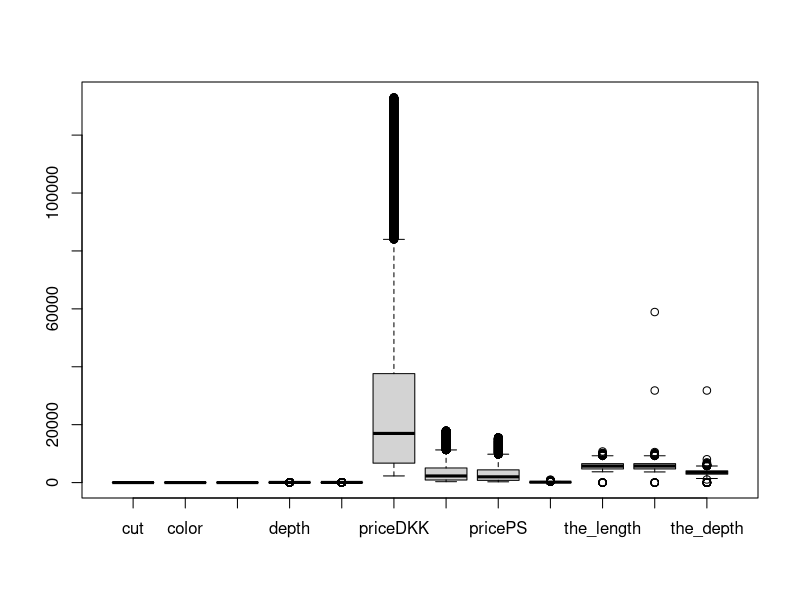
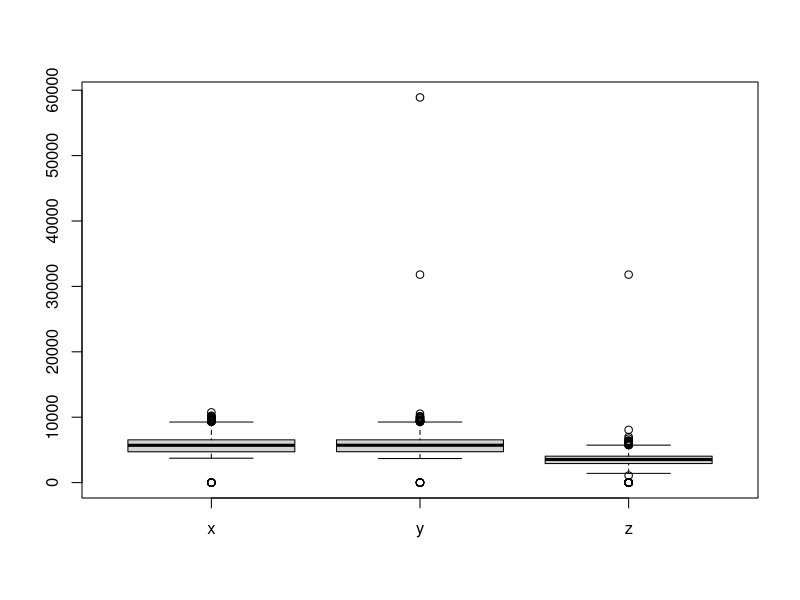
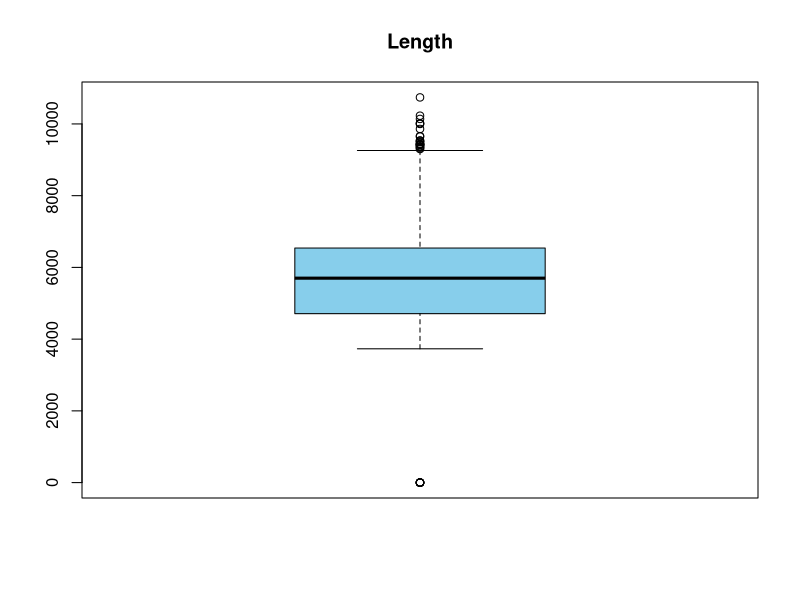
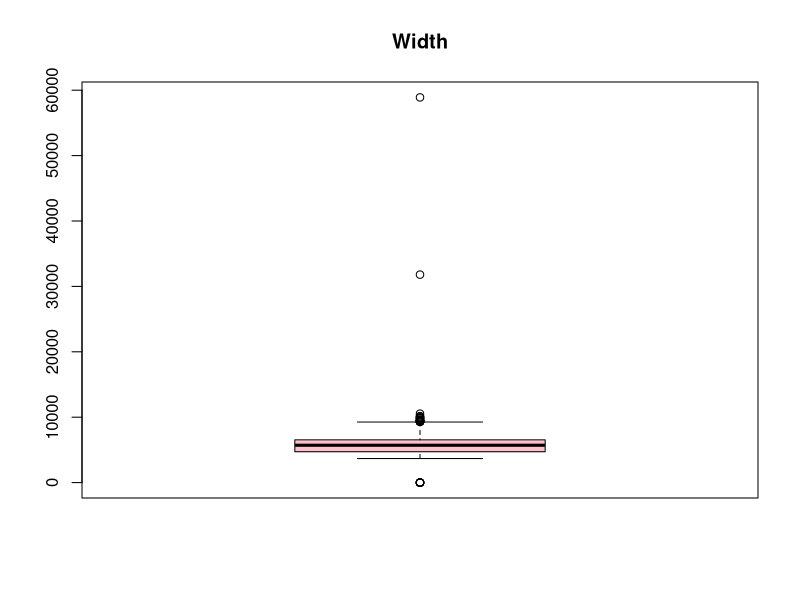
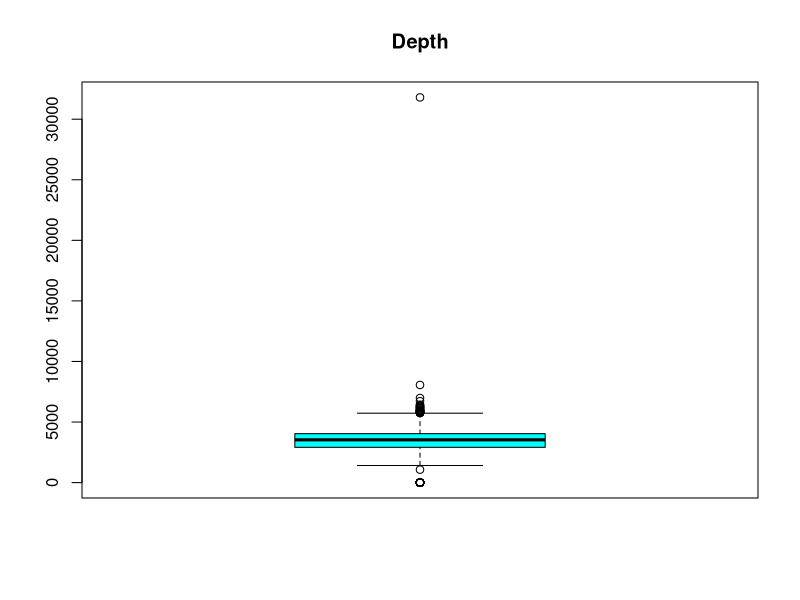
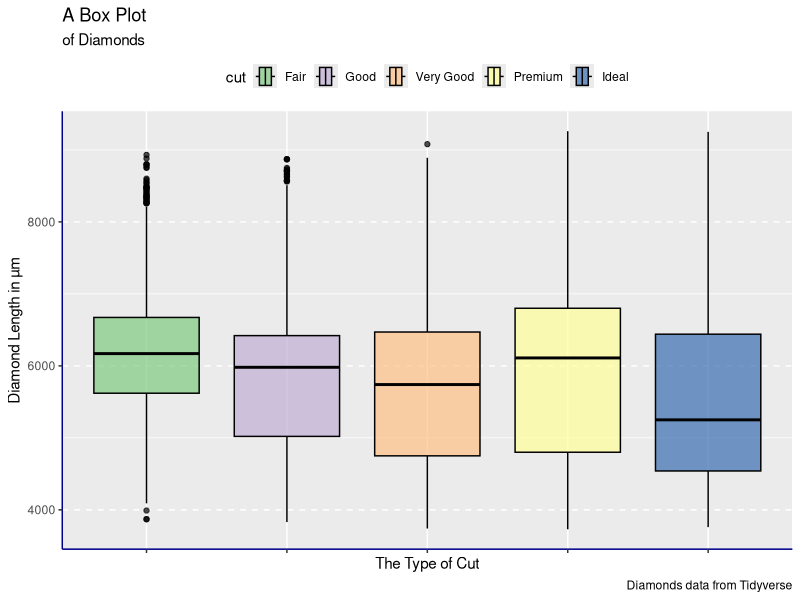
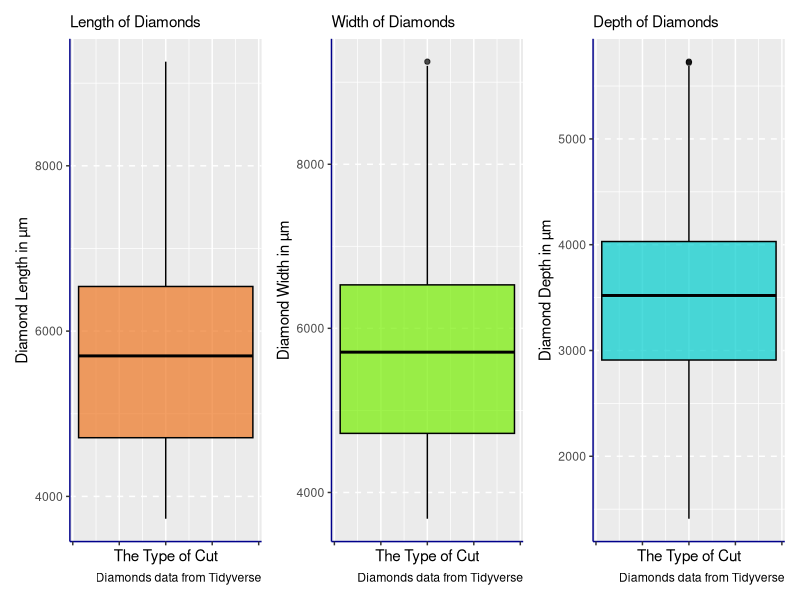
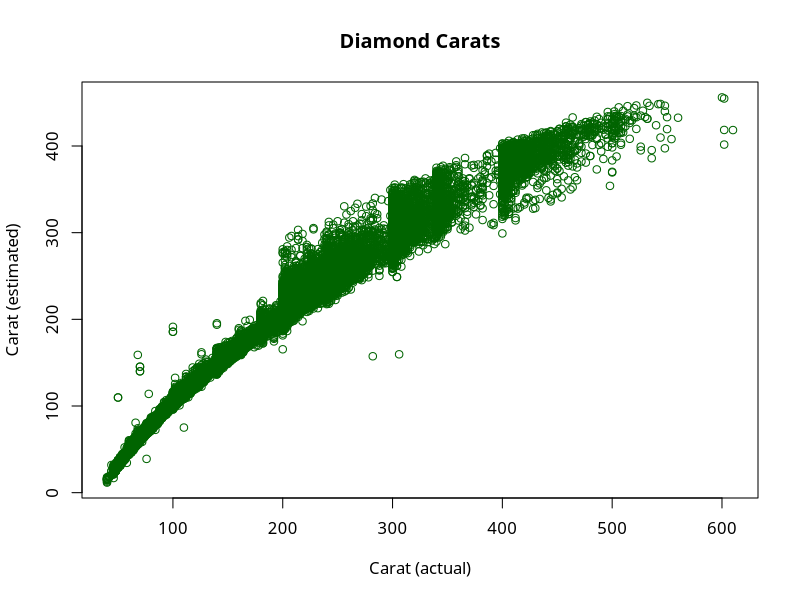

Write R code to recreate these figures, in order. (Note: this script raises an error after producing the figures.)
rm(list=ls())
dev.off()

#---------------------
# Access the Libraries
#---------------------
library(tidyverse)
library(magrittr)
library(forcats)
library(ggplot2)
library(glmnet)
library(caret)
library(rpart)

# setwd("C:/Users/Alessandro/Desktop/PIETRO/Università/3_Machine Learning and Data Mining/Exercises/02450Toolbox_R")

#---------------------
# Load the Data 
#---------------------
data(diamonds)
#?diamonds
  
str(diamonds)


#---------------------
# See the Data 
#---------------------
diamonds


#---------------------
# Functions
#---------------------
determine_outliers <- function(group) {
  
  # ----- See 5 quantiles. 
  q <- quantile(group, type = 2)
  cat("QUARTILES:\nThe five quartiles at\n 0%   25 %   50 %   75 %   100 % are:\n",
      q[1]," ", q[2]," ", q[3]," ",q[4]," ", q[5]," ","\n\n")
  
  # ----- See Percentiles. 
  d <- quantile(group, c(0.25, 0.75) , type = 2)
  cat("PERCENTILES:\n25%,  75%\n", d[1]," ", d[2], " ","\n\n")
  
  # ----- Calculate Interquartile Range. 
  that_iqr <- IQR(group, type = 2)
  cat("The interquartile range is :", that_iqr, "\n\n")
  
  
  Q <- quantile(group, probs=c(.25, .75), na.rm = FALSE)
  iqr <- IQR(group)
  
  # ----- Calculate Upper and Lower Limits
  # Anything beyond the upper and lower limit are outliers. 
  upper_limit <- Q[2] + 1.5*iqr 
  lower_limit <- Q[1] - 1.5*iqr 
  cat("The upper limit is: ",upper_limit, "\n")
  cat("The lower limit is: ",lower_limit, "\n")
}


#---------------------
# Transform the Data
#---------------------
# - price Conversion from USD($) to DKK, Euro & Pound Sterling(£)

diamonds_price <- diamonds %>%  
  mutate(priceDKK = price * 7.066874,
         priceEuro = price * 0.949312,
         pricePS = price * 0.824538)

#- Remove the USD($) variable. 
diamonds_price <- diamonds_price %>% 
  select(-price)

diamonds_price

# - carat conversion to milligrams in weight
diam_conv_weight <- diamonds_price %>% 
  mutate(carat_mg = carat * 200) 

# - Remove the carat variable. 
diam_milligram <- diam_conv_weight %>% 
  select(-carat)

diam_milligram

# - X,Y,Z conversion from millimeters (mm) to micrometers(µm)
diamonds_conv <- diam_milligram %>% 
  mutate(the_length = x * 1000,
         the_width = y * 1000,
         the_depth = z * 1000) 

# - Remove the x,y and z variables. 
new_diamonds_data <- diamonds_conv %>% 
  select(- c(x,y,z))

new_diamonds_data

#---------------------
# Detect Outliers
#---------------------

# Quantile Finds the 25th and 75th Percentile of the data. 
# IQR Finds the interquartile range.
# Find the cut off ranges, beyond which all points are outliers. 
# Remove points beyond the ranges from the dataset. 

boxplot(new_diamonds_data)$out

boxplot(data.frame(x= new_diamonds_data$the_length,
                   y= new_diamonds_data$the_width,
                   z= new_diamonds_data$the_depth))
#---------------------
boxplot(c(x = new_diamonds_data$the_length), 
        col= "skyblue",
        family = "Avenir",
        main = "Length")


determine_outliers(new_diamonds_data$the_length)
# quantile(new_diamonds_data$the_length, probs=c(.25, .75), na.rm = FALSE)
# IQR(new_diamonds_data$the_length)
#---------------------

boxplot(c(x = new_diamonds_data$the_width), 
        col= "pink",
        main = "Width",  
        family = "Avenir")


determine_outliers(new_diamonds_data$the_width)
# quantile(new_diamonds_data$the_width, probs=c(.25, .75), na.rm = FALSE)
# IQR(new_diamonds_data$the_width)

#---------------------
boxplot(c(x = new_diamonds_data$the_depth), 
        col= "cyan",
        main = "Depth"
)


determine_outliers(new_diamonds_data$the_depth)
# quantile(new_diamonds_data$the_depth, probs=c(.25, .75), na.rm = FALSE)
# IQR(new_diamonds_data$the_depth)

#---------------------
# View Outliers
#---------------------
# Length : 
# The upper limit is:  9285 
# The lower limit is:  1965 

# Width:
# The upper limit is:  9270 
# The lower limit is:  1990 

# Depth : 
# The upper limit is:  5735 
# The lower limit is:  1215
new_diamonds_data

new_diamonds_data %>% filter (the_length > 9285)
new_diamonds_data %>% filter (the_length < 1965)

new_diamonds_data %>% filter (the_width > 9270)
new_diamonds_data %>% filter (the_width < 1990)

new_diamonds_data %>% filter (the_depth > 5735)
new_diamonds_data %>% filter (the_depth < 1215)

#---------------------
# Remove Outliers
#---------------------
# Extract the part of the dataset between the upper and lower ranges leaving out the outliers.

clean_diamonds_data <- new_diamonds_data %>% 
  filter(the_length < 9285) %>%  # 53,916
  filter(the_length > 1965) %>%  # 53,908
  filter(the_width < 9270) %>%   # 53,896
  filter(the_width > 1990) %>%  
  filter(the_depth < 5735) %>%   # 53,892
  filter(the_depth > 1215)       # 53,879




clean_diamonds_data

clean_diamonds_data <- clean_diamonds_data %>% 
  mutate(cut = forcats::as_factor(cut),
         color = forcats::as_factor(color),
         clarity = forcats::as_factor(clarity))

#---------------------
# The Data Set  -->>>>
#---------------------

clean_diamonds_data

#---------------------
# The Data Set <<<---
#---------------------



#---------------------
# Data Visualisation
#---------------------
clean_diamonds_data  %>% 
  ggplot(mapping = aes(x = the_length, y = cut, fill = cut))+
  coord_flip() + 
  geom_boxplot(colour = "black", alpha = 0.7)+
  scale_fill_brewer(palette="Accent")+
  #facet_wrap(~ cut)+
  theme(
    legend.position = "top",
    axis.line = element_line(colour = "darkblue"),
    panel.grid.major.y = element_line(linetype = "dashed"),
    axis.text.x = element_blank())+
  labs(
    title = "A Box Plot",
    subtitle = "of Diamonds",
    x = "Diamond Length in µm",
    y = "The Type of Cut",
    caption = "Diamonds data from Tidyverse"
  )

library(patchwork)

a <- clean_diamonds_data  %>% 
  ggplot(mapping = aes(x = the_length))+
  coord_flip() + 
  geom_boxplot(colour = "black", fill = "chocolate2", alpha = 0.7)+
  scale_fill_brewer(palette="Accent")+
  theme(
    legend.position = "top",
    axis.line = element_line(colour = "darkblue"),
    panel.grid.major.y = element_line(linetype = "dashed"),
    axis.text.x = element_blank())+
  labs(
    #title = "A Box Plot",
    subtitle = "Length of Diamonds",
    x = "Diamond Length in µm",
    y = "The Type of Cut",
    caption = "Diamonds data from Tidyverse"
  )


b <- clean_diamonds_data  %>% 
  ggplot(mapping = aes(x = the_width))+
  coord_flip() + 
  geom_boxplot(colour = "black", fill = "chartreuse2", alpha = 0.7)+
  scale_fill_brewer(palette="Accent")+
  theme(
    legend.position = "top",
    axis.line = element_line(colour = "darkblue"),
    panel.grid.major.y = element_line(linetype = "dashed"),
    axis.text.x = element_blank())+
  labs(
    # title = "A Box Plot",
    subtitle = "Width of Diamonds",
    x = "Diamond Width in µm",
    y = "The Type of Cut",
    caption = "Diamonds data from Tidyverse"
  )

c <- clean_diamonds_data  %>% 
  ggplot(mapping = aes(x = the_depth))+
  coord_flip() + 
  geom_boxplot(colour = "black", fill = "cyan3",alpha = 0.7)+
  scale_fill_brewer(palette="Accent")+
  theme(
    legend.position = "top",
    axis.line = element_line(colour = "darkblue"),
    panel.grid.major.y = element_line(linetype = "dashed"),
    axis.text.x = element_blank())+
  labs(
    #title = "A Box Plot",
    subtitle = "Depth of Diamonds",
    x = "Diamond Depth in µm",
    y = "The Type of Cut",
    caption = "Diamonds data from Tidyverse"
  )

# ------ Show Collective plots 
a | b | c

################################
# ---- Linear Regression  -----
################################


################################
# -------  Question 1 ---------
################################

# Multiple Linear Regression
# Aim: predict the carat based on other attributes. 
clean_diamonds_data

# Get the carat column. 
y <- clean_diamonds_data$carat_mg
y

# Get the other columns that are not categorical. 
Xr <- clean_diamonds_data %>% 
  select(-c(cut,color,clarity,carat_mg))

head(Xr)

# --- Formula
(forMula <- as.formula(paste("y ~ ", paste(colnames(Xr), collapse = "+"))))

# ----- linear model
linear_model <- lm(forMula, data = Xr)    
linear_model

summary(linear_model)

# ------- predicted vs actual values of carat
y_est <- linear_model$fitted.values

plot(y, y_est,
     col = "darkgreen",
     xlab = "Carat (actual)", ylab = "Carat (estimated)",
     main = "Diamond Carats", pch = 21, 
     family = "Avenir"
)

# Make a histogram of the residual error
hist(y - y_est, breaks = 41,
     main = "The Residual Error", 
     col = "darkgreen", 
     family = "Avenir")

#---------------------
# Prediction
#---------------------

# New data
y ~ depth + table + priceEuro + pricePS + the_length + the_width + 
  the_depth

new_diamond <- data.frame(depth = 61.5,
                          table = 55,
                          priceEuro = 309, 
                          pricePS = 269, 
                          the_length = 3950, 
                          the_width = 3980, 
                          the_depth = 2430)

pred <- predict(linear_model, newdata = new_diamond, se = TRUE) 
cat("The weight of the diamond is predicted to be (mg): ")
pred$fit

#---------------------
# Standardisation
#---------------------

X <- scale(Xr, center = TRUE, scale = TRUE) # create a mean of 0 and sd of 1. 
X




################################
# -------  Question 2 ---------
################################




################################
# -------  Question 3 ---------
################################


################################
# -------  Question 4 ---------
################################



################################
# -------  Question 5 ---------
################################



################################################################################
# -----  Classification  -------------------------------------------------------
################################################################################

rm(diam_conv_weight,diam_milligram,diamonds_conv,diamonds_price,new_diamonds_data)

summary(clean_diamonds_data$cut) # This has all outliers removed.
head(clean_diamonds_data)
# (30.10.2023)

summary(clean_diamonds_data$cut == 'Ideal')
(percentage_of_Ideal <- sum(clean_diamonds_data$cut == 'Ideal')/length(diamonds$cut))

y <- as.numeric(clean_diamonds_data$cut == 'Ideal')
X <- as.data.frame(clean_diamonds_data[,c(4:6,9:12)])

# CHOOSE AN OPTION AMONG 1, 2 AND 3: ###########

# 1) Linear model
attributeNames <- colnames(X)

# Classification tree
classNames <- c("Non-Ideal","Ideal")
classassignments <- classNames[y + 1]
(fmla <- as.formula(paste("y ~ ", paste(attributeNames, collapse = "+"))))


# # 2) Quadratic model, DO NOT use it, it does not converge to a solution
# X <- transform(X,
#                carat2 = carat^2,
#                depth2 = depth^2,
#                table2 = table^2,
#                price2 = price^2,
#                x2 = x^2,
#                y2 = y^2,
#                z2 = z^2,
#                carat_depth = carat*depth,
#                carat_table = carat*table,
#                carat_price = carat*price,
#                carat_x = carat*x,
#                carat_y = carat*y,
#                carat_z = carat*z,
#                depth_table = depth*table,
#                depth_price = depth*price,
#                depth_x = depth*x,
#                depth_y = depth*y,
#                depth_z = depth*z,
#                table_price = table*price,
#                table_x = table*x,
#                table_y = table*y,
#                table_z = table*z,
#                price_x = price*x,
#                price_y = price*y,
#                price_z = price*z,
#                x_y = x*y,
#                x_z = x*z,
#                y_z = y*z
# )
# attributeNames <- colnames(X)

# # 3) Quadratic model applied to data projected onto the first four principal components
# stds <- apply(X, 2, sd)
# X <- t(apply(X, 1, "-", colMeans(X)))
# X <- t(apply(X, 1, "*", 1 / stds))
# X <- as.data.frame(X)
# S <- svd(X)
# X <- as.data.frame(S$u %*% diag(S$d))
# X <- X[,1:4]
# X <- transform(X,
#                V1_2 = V1^2,
#                V2_2 = V2^2,
#                V3_2 = V3^2,
#                V4_2 = V4^2,
#                V1_V2 = V1*V2,
#                V1_V3 = V1*V3,
#                V1_V4 = V1*V4,
#                V2_V3 = V2*V3,
#                V2_V4 = V2*V4,
#                V3_V4 = V3*V4
# )
# rm(S)

# END OF THE CHOICE #############################

head(X)

N <- as.numeric(dim(X)[1])
M <- as.numeric(dim(X)[2])

# K-folds cross-validation ######################

# Create cross-validation partition for evaluation of performance of optimal model
K <- 4
KK <- 6 # nr. of Inner loops # Use 10-fold cross-validation to estimate optimal value of lambda

# Values of lambda
lambda_tmp <- 10^(-5:-2)
cp_tmp <- c(0.05,0.01,0.005,0.001)
T <- length(lambda_tmp) # nr. of tested lambda

# Set seed for reproducibility
set.seed(4321)

CV <- list()
CV$which <- createFolds(y, k = K, list = F)

# Set up vectors that will store sizes of training and test sizes
CV$TrainSize <- c()
CV$TestSize <- c()

# Initialize variables
Error_train2 <- matrix(rep(NA, times = T * KK), nrow = T)
Error_test2 <- matrix(rep(NA, times = T * KK), nrow = T)
Error_train2_tree <- matrix(rep(NA, times = T * KK), nrow = T)
Error_test2_tree <- matrix(rep(NA, times = T * KK), nrow = T)
lambda_opt <- rep(NA, K)
cp_opt <- rep(NA, K)
mu <- matrix(rep(NA, times = M * K), nrow = K)
sigma <- matrix(rep(NA, times = M * K), nrow = K)
Error_train_rlr <- rep(1, K) # Rate error of the regularized logistic regression
Error_test_rlr <- rep(1, K)
Error_train <- rep(1, K) # Rate error of the non-regularized logistic regression
Error_test <- rep(1, K)
Error_train_nofeatures <- rep(1, K) # Rate error of the baseline
Error_test_nofeatures <- rep(1, K)
Error_train_tree <- rep(1, K) # Rate error of the classification tree
Error_test_tree <- rep(1, K)

for (k in 1:K) {
  print(paste("Crossvalidation fold ", k, "/", K, sep = ""))
  
  # Extract the training and test set
  X_train <- X[CV$which != k, ]
  y_train <- y[CV$which != k]
  X_test <- X[CV$which == k, ]
  y_test <- y[CV$which == k]
  CV$TrainSize[k] <- length(y_train)
  CV$TestSize[k] <- length(y_test)
  
  CV2 <- list()
  CV2$which <- createFolds(y_train, k = KK, list = F)
  CV2$TrainSize <- c()
  CV2$TestSize <- c()
  
  
  for (kk in 1:KK) {
    X_train2 <- X_train[CV2$which != kk, ]
    y_train2 <- y_train[CV2$which != kk]
    X_test2 <- X_train[CV2$which == kk, ]
    y_test2 <- y_train[CV2$which == kk]
    fmla2 <- as.formula(paste("y_train2 ~ ", paste(attributeNames, collapse = "+")))
    
    mu2 <- colMeans(X_train2[,1:M])
    sigma2 <- apply(X_train2[,1:M], 2, sd)
    
    X_train2[,1:M] <- scale(X_train2[,1:M], mu2, sigma2)
    X_test2[,1:M] <- scale(X_test2[,1:M], mu2, sigma2)
    
    CV2$TrainSize[kk] <- length(y_train2)
    CV2$TestSize[kk] <- length(y_test2)
    
    mdl <- glmnet(X_train2, y_train2, family = "binomial", alpha = 0,
                  lambda = lambda_tmp,intercept=T)
    
    for (t in 1:T) {
      y_train2 <- as.character(y_train2)
      tree <- rpart(fmla2, data = X_train2,
                    control = rpart.control(minsplit = 100, minbucket = 1, cp = cp_tmp[t]),
                    parms = list(split = "gini"), method = "class")
      y_train2 <- as.numeric(y_train2)
      y_train_tree <- as.numeric(predict(tree, newdata=X_train2)[,2]>0.5)
      y_test_tree <- as.numeric(predict(tree, newdata=X_test2)[,2]>0.5)
      
      Error_train2_tree[t, kk] <- sum(y_train_tree != y_train2) / length(y_train2)
      Error_test2_tree[t, kk] <- sum(y_test_tree != y_test2) / length(y_test2)
      
      # Predict labels for both sets for current regularization strength
      y_train_est <- predict(mdl, newx=as.matrix(X_train2), type = "class",
                             s = lambda_tmp[t])
      y_test_est <- predict(mdl, newx=as.matrix(X_test2), type = "class",
                            s = lambda_tmp[t])
      
      # Determine training and test set error
      Error_train2[t, kk] <- sum(y_train_est != y_train2) / length(y_train2)
      Error_test2[t, kk] <- sum(y_test_est != y_test2) / length(y_test2)
    }
  }
  # Select optimal value of lambda
  ind_opt <- which.min(apply(Error_test2, 1, sum) / sum(CV2$TestSize))
  lambda_opt[k] <- lambda_tmp[ind_opt]
  
  ind_opt_tree <- which.min(apply(Error_test2_tree, 1, sum) / sum(CV2$TestSize))
  cp_opt[k] <- cp_tmp[ind_opt_tree]
  
  # Standardize outer fold based on training set, and save the mean and standard
  # deviations since they're part of the model (they would be needed for
  # making new predictions) - for brevity we won't always store these in the scripts
  mu[k, ] <- colMeans(X_train[,1:M])
  sigma[k, ] <- apply(X_train[,1:M], 2, sd)
  
  X_train[,1:M] <- scale(X_train[,1:M], mu[k, ], sigma[k, ])
  X_test[,1:M] <- scale(X_test[,1:M], mu[k, ], sigma[k, ])
  
  ### tree ###
  fmla1 <- as.formula(paste("y_train ~ ", paste(attributeNames, collapse = "+")))
  y_train <- as.character(y_train)
  tree <- rpart(fmla1, data = X_train,
                control = rpart.control(minsplit = 100, minbucket = 1, cp = cp_opt[k]),
                parms = list(split = "gini"), method = "class")
  y_train <- as.numeric(y_train)
  y_train_tree <- as.numeric(predict(tree, newdata=X_train)[,2]>0.5)
  y_test_tree <- as.numeric(predict(tree, newdata=X_test)[,2]>0.5)
  
  Error_train_tree[k] <- sum(y_train_tree != y_train) / length(y_train)
  Error_test_tree[k] <- sum(y_test_tree != y_test) / length(y_test)
  
  if (k == 1) y_tree <- as.numeric(y_test_tree)
  if (k != 1){
    if (Error_test_tree[k] == min(Error_test_tree)){
      y_tree <- as.numeric(y_test_tree)
      print("tree")
    }
  }
  
  ### end of tree ###
  
  ### regularized logistic regression ###
  # Estimate w for the optimal value of lambda
  mdl <- glmnet(X_train, y_train, family = "binomial", alpha = 0,
                lambda = lambda_opt[k], intercept=T)
  
  y_train_est <- predict(mdl, newx=as.matrix(X_train), type = "class",
                         s = lambda_opt[k])
  y_test_est <- predict(mdl, newx=as.matrix(X_test), type = "class",
                        s = lambda_opt[k])
  
  # evaluate training and test error performance for optimal selected value of lambda
  Error_train_rlr[k] <- sum(y_train_est != y_train) / length(y_train)
  Error_test_rlr[k] <- sum(y_test_est != y_test) / length(y_test)
  
  if (k == 1) y_lr <- as.numeric(y_test_est)
  if (k != 1){
    if (Error_test_rlr[k] == min(Error_test_rlr)){
      y_lr <- as.numeric(y_test_est)
      print("lr")
    }
  }
  ### end of regularized logistic regression ###
  
  # Compute squared error without regularization

  mdl <- glmnet(X_train, y_train, family = "binomial", alpha = 0,
                lambda = 1e-10, intercept=T)
  
  y_train_est <- predict(mdl, newx=as.matrix(X_train), type = "class", s = 1e-10)
  y_test_est <- predict(mdl, newx=as.matrix(X_test), type = "class", s = 1e-10)
  
  Error_train[k] <- sum(y_train_est != y_train) / length(y_train)
  Error_test[k] <- sum(y_test_est != y_test) / length(y_test)
  
  Error_train_nofeatures[k] <- sum(y_train != 0) / length(y_train)
  Error_test_nofeatures[k] <- sum(y_test != 0) / length(y_test)
}

# EXPLANATION OF (1): Classification errors of models with and without regularization are the same
# because the dataset has a large number of observations but the model has only 8 parameters
# to be estimated. Regularization improves the model particularly when it is overfitted, and
# it happens when observations are few wrt parameters to be estimated

#######################################################################
# QUADRATIC MODEL APPLIED TO THE PRINCIPAL COMPONENTS #################
#######################################################################

y <- as.numeric(clean_diamonds_data$cut == 'Ideal')
X <- as.data.frame(clean_diamonds_data[,c(4:6,9:12)])

# Quadratic model applied to data projected onto the first four principal components
stds <- apply(X, 2, sd)
X <- t(apply(X, 1, "-", colMeans(X)))
X <- t(apply(X, 1, "*", 1 / stds))
X <- as.data.frame(X)
S <- svd(X)
X <- as.data.frame(S$u %*% diag(S$d))
X <- X[,1:4]
X <- transform(X,
               V1_2 = V1^2,
               V2_2 = V2^2,
               V3_2 = V3^2,
               V4_2 = V4^2,
               V1_V2 = V1*V2,
               V1_V3 = V1*V3,
               V1_V4 = V1*V4,
               V2_V3 = V2*V3,
               V2_V4 = V2*V4,
               V3_V4 = V3*V4
)
rm(S)

head(X)

N <- as.numeric(dim(X)[1])
M <- as.numeric(dim(X)[2])

# K-folds cross-validation based on the number of folds and tempted lambdas of before

CV <- list()
CV$which <- createFolds(y, k = K, list = F)

# Set up vectors that will store sizes of training and test sizes
CV$TrainSize <- c()
CV$TestSize <- c()

# Initialize variables
Error_train2 <- matrix(rep(NA, times = T * KK), nrow = T)
Error_test2 <- matrix(rep(NA, times = T * KK), nrow = T)
lambda_opt_PCA <- rep(NA, K)
mu <- matrix(rep(NA, times = M * K), nrow = K)
sigma <- matrix(rep(NA, times = M * K), nrow = K)
Error_train_PCA <- rep(1, K) # Rate error of the regularized logistic regression
Error_test_PCA <- rep(1, K)

for (k in 1:K) {
  print(paste("Crossvalidation fold ", k, "/", K, sep = ""))
  
  # Extract the training and test set
  X_train <- X[CV$which != k, ]
  y_train <- y[CV$which != k]
  X_test <- X[CV$which == k, ]
  y_test <- y[CV$which == k]
  CV$TrainSize[k] <- length(y_train)
  CV$TestSize[k] <- length(y_test)
  
  CV2 <- list()
  CV2$which <- createFolds(y_train, k = KK, list = F)
  CV2$TrainSize <- c()
  CV2$TestSize <- c()
  
  
  for (kk in 1:KK) {
    X_train2 <- X_train[CV2$which != kk, ]
    y_train2 <- y_train[CV2$which != kk]
    X_test2 <- X_train[CV2$which == kk, ]
    y_test2 <- y_train[CV2$which == kk]
    
    mu2 <- colMeans(X_train2[,1:M])
    sigma2 <- apply(X_train2[,1:M], 2, sd)
    
    X_train2[,1:M] <- scale(X_train2[,1:M], mu2, sigma2)
    X_test2[,1:M] <- scale(X_test2[,1:M], mu2, sigma2)
    
    CV2$TrainSize[kk] <- length(y_train2)
    CV2$TestSize[kk] <- length(y_test2)
    
    mdl <- glmnet(X_train2, y_train2, family = "binomial", alpha = 0,
                  lambda = lambda_tmp,intercept=T)
    
    for (t in 1:T) {
      # Predict labels for both sets for current regularization strength
      y_train_est <- predict(mdl, newx=as.matrix(X_train2), type = "class",
                             s = lambda_tmp[t])
      y_test_est <- predict(mdl, newx=as.matrix(X_test2), type = "class",
                            s = lambda_tmp[t])
      
      # Determine training and test set error
      Error_train2[t, kk] <- sum(y_train_est != y_train2) / length(y_train2)
      Error_test2[t, kk] <- sum(y_test_est != y_test2) / length(y_test2)
    }
  }
  # Select optimal value of lambda
  ind_opt <- which.min(apply(Error_test2, 1, sum) / sum(CV2$TestSize))
  lambda_opt_PCA[k] <- lambda_tmp[ind_opt]
  
  # Standardize outer fold based on training set, and save the mean and standard
  # deviations since they're part of the model (they would be needed for
  # making new predictions) - for brevity we won't always store these in the scripts
  mu[k, ] <- colMeans(X_train[,1:M])
  sigma[k, ] <- apply(X_train[,1:M], 2, sd)
  
  X_train[,1:M] <- scale(X_train[,1:M], mu[k, ], sigma[k, ])
  X_test[,1:M] <- scale(X_test[,1:M], mu[k, ], sigma[k, ])
  
  ### regularized logistic regression ###
  # Estimate w for the optimal value of lambda
  mdl <- glmnet(X_train, y_train, family = "binomial", alpha = 0,
                lambda = lambda_opt_PCA[k], intercept=T)
  
  y_train_est <- predict(mdl, newx=as.matrix(X_train), type = "class",
                         s = lambda_opt_PCA[k])
  y_test_est <- predict(mdl, newx=as.matrix(X_test), type = "class",
                        s = lambda_opt_PCA[k])
  
  print(length(y_test_est))
  
  # evaluate training and test error performance for optimal selected value of lambda
  Error_train_PCA[k] <- sum(y_train_est != y_train) / length(y_train)
  Error_test_PCA[k] <- sum(y_test_est != y_test) / length(y_test)
  
  if (k == 1 & length(y_test_est) == round(N/K)) y_PCA <- as.numeric(y_test_est)
  if (k != 1 & length(y_test_est) == round(N/K)){
    if (Error_test_PCA[k] == min(Error_test_PCA)){
      y_PCA <- as.numeric(y_test_est)
      print("PCA")
    }
  }
  ### end of regularized logistic regression ###
}

(Results <- as.data.frame(matrix(c(1:K,
                                   round(Error_test_nofeatures*100,digits = 2),
                                   lambda_opt,
                                   round(Error_test_rlr*100,digits=2),
                                   lambda_opt_PCA,
                                   round(Error_test_PCA*100,digits=2),
                                   cp_opt,
                                   round(Error_test_tree*100,digits=2)),
                                 nrow=K,byrow=F)))

# Use y_lr, y_tree and y_PCA, with y_base = 0, to compute statistics

################################################################
# APPEDIX
################################################################
Z <- transform(Z,
               V1_2 = V1^2,
               V2_2 = V2^2,
               V3_2 = V3^2,
               V4_2 = V4^2,
               V1_3 = V1^3,
               V2_3 = V2^3,
               V3_3 = V3^3,
               V4_3 = V4^3,
               V1_V2 = V1*V2,
               V1_V3 = V1*V3,
               V1_V4 = V1*V4,
               V1_2_V2 = V1^2*V2,
               V1_V2_2 = V1*V2^2,
               V1_2_V3 = V1^2*V3,
               V1_V3_2 = V1*V3^2,
               V1_2_V4 = V1^2*V4,
               V1_V4_2 = V1*V4^2,
               V2_V3 = V2*V3,
               V2_V4 = V2*V4,
               V2_2_V3 = V2^2*V3,
               V2_V3_2 = V2*V3^2,
               V2_2_V4 = V2^2*V4,
               V2_V4_2 = V2*V4^2,
               V3_V4 = V3*V4,
               V3_2_V4 = V3^2*V4,
               V3_V4_2 = V3*V4^2
)
